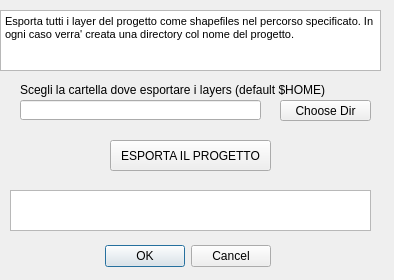
<?xml version="1.0" encoding="UTF-8"?>
<ui version="4.0">
 <class>ProgettoFTTHDockWidgetBase</class>
 <widget class="QDialog" name="ProgettoFTTHDockWidgetBase">
  <property name="geometry">
   <rect>
    <x>0</x>
    <y>0</y>
    <width>394</width>
    <height>280</height>
   </rect>
  </property>
  <property name="windowTitle">
   <string>ProgettoFTTH</string>
  </property>
  <widget class="QDialogButtonBox" name="button_box">
   <property name="geometry">
    <rect>
     <x>90</x>
     <y>240</y>
     <width>181</width>
     <height>32</height>
    </rect>
   </property>
   <property name="orientation">
    <enum>Qt::Horizontal</enum>
   </property>
   <property name="standardButtons">
    <set>QDialogButtonBox::Cancel|QDialogButtonBox::Ok</set>
   </property>
  </widget>
  <widget class="QTextBrowser" name="txtHelp">
   <property name="geometry">
    <rect>
     <x>0</x>
     <y>10</y>
     <width>381</width>
     <height>61</height>
    </rect>
   </property>
   <property name="html">
    <string>&lt;!DOCTYPE HTML PUBLIC &quot;-//W3C//DTD HTML 4.0//EN&quot; &quot;http://www.w3.org/TR/REC-html40/strict.dtd&quot;&gt;
&lt;html&gt;&lt;head&gt;&lt;meta name=&quot;qrichtext&quot; content=&quot;1&quot; /&gt;&lt;style type=&quot;text/css&quot;&gt;
p, li { white-space: pre-wrap; }
&lt;/style&gt;&lt;/head&gt;&lt;body style=&quot; font-family:'MS Shell Dlg 2'; font-size:8.15094pt; font-weight:400; font-style:normal;&quot;&gt;
&lt;p style=&quot; margin-top:0px; margin-bottom:0px; margin-left:0px; margin-right:0px; -qt-block-indent:0; text-indent:0px;&quot;&gt;&lt;span style=&quot; font-size:8.15094pt;&quot;&gt;Esporta tutti i layer del progetto come shapefiles nel percorso specificato. In ogni caso verra' creata una directory col nome del progetto.&lt;/span&gt;&lt;/p&gt;&lt;/body&gt;&lt;/html&gt;</string>
   </property>
  </widget>
  <widget class="QToolButton" name="exportBtn">
   <property name="enabled">
    <bool>true</bool>
   </property>
   <property name="geometry">
    <rect>
     <x>110</x>
     <y>140</y>
     <width>161</width>
     <height>31</height>
    </rect>
   </property>
   <property name="text">
    <string>ESPORTA IL PROGETTO</string>
   </property>
  </widget>
  <widget class="QTextBrowser" name="txtFeedback">
   <property name="geometry">
    <rect>
     <x>10</x>
     <y>190</y>
     <width>361</width>
     <height>41</height>
    </rect>
   </property>
  </widget>
  <widget class="QWidget" name="layoutWidget">
   <property name="geometry">
    <rect>
     <x>0</x>
     <y>0</y>
     <width>2</width>
     <height>2</height>
    </rect>
   </property>
   <layout class="QVBoxLayout" name="verticalLayout"/>
  </widget>
  <widget class="QToolButton" name="dirBrowse_btn">
   <property name="enabled">
    <bool>true</bool>
   </property>
   <property name="geometry">
    <rect>
     <x>280</x>
     <y>100</y>
     <width>91</width>
     <height>21</height>
    </rect>
   </property>
   <property name="text">
    <string>Choose Dir</string>
   </property>
  </widget>
  <widget class="QLineEdit" name="dirBrowse_txt">
   <property name="enabled">
    <bool>true</bool>
   </property>
   <property name="geometry">
    <rect>
     <x>20</x>
     <y>100</y>
     <width>241</width>
     <height>20</height>
    </rect>
   </property>
  </widget>
  <widget class="QLabel" name="label_14">
   <property name="geometry">
    <rect>
     <x>20</x>
     <y>80</y>
     <width>351</width>
     <height>20</height>
    </rect>
   </property>
   <property name="text">
    <string>Scegli la cartella dove esportare i layers (default $HOME)</string>
   </property>
  </widget>
  <zorder>layoutWidget</zorder>
  <zorder>button_box</zorder>
  <zorder>txtHelp</zorder>
  <zorder>exportBtn</zorder>
  <zorder>txtFeedback</zorder>
  <zorder>dirBrowse_btn</zorder>
  <zorder>dirBrowse_txt</zorder>
  <zorder>label_14</zorder>
 </widget>
 <resources/>
 <connections>
  <connection>
   <sender>button_box</sender>
   <signal>accepted()</signal>
   <receiver>ProgettoFTTHDockWidgetBase</receiver>
   <slot>accept()</slot>
   <hints>
    <hint type="sourcelabel">
     <x>20</x>
     <y>20</y>
    </hint>
    <hint type="destinationlabel">
     <x>20</x>
     <y>20</y>
    </hint>
   </hints>
  </connection>
  <connection>
   <sender>button_box</sender>
   <signal>rejected()</signal>
   <receiver>ProgettoFTTHDockWidgetBase</receiver>
   <slot>reject()</slot>
   <hints>
    <hint type="sourcelabel">
     <x>20</x>
     <y>20</y>
    </hint>
    <hint type="destinationlabel">
     <x>20</x>
     <y>20</y>
    </hint>
   </hints>
  </connection>
 </connections>
</ui>
